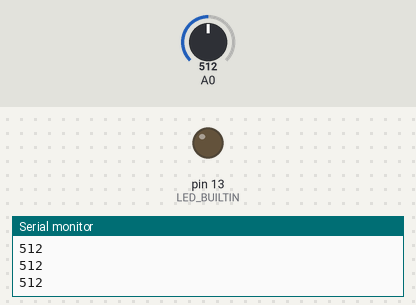
A sketch run on a simulated Arduino Uno, built with avr-gcc and run on an emulated ATmega328P. Parts: output pins drawn as LEDs (lit = HIGH), the last lines printed to the serial monitor. The test bench sets the inputs (shaded band); at power-on: A0 = 512.

Above: at 1.2 s.
1.3 s: A0 set to 808
2.8 s: A0 set to 835
At 4.0 s:
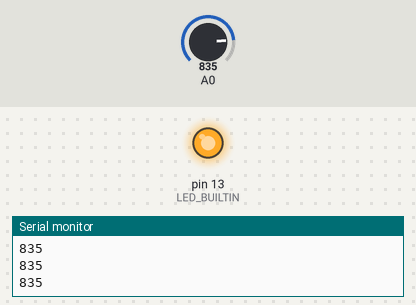
4.3 s: A0 set to 809
At 5.3 s:
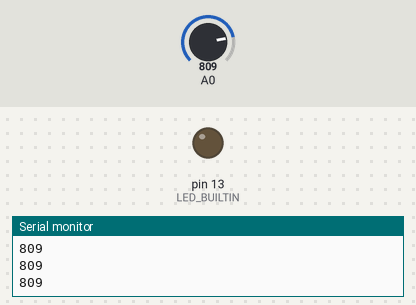
5.8 s: A0 set to 829
At 6.5 s:
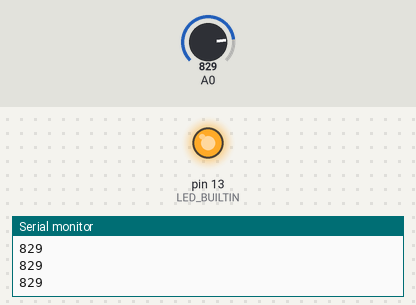
Timing chart, 0 to 8.3 s (numbered marks = the images above; inputs shaded):
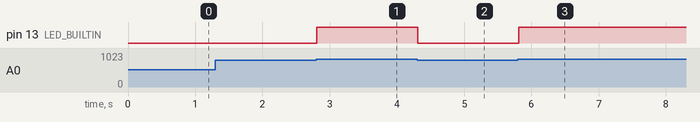

The sketch:

Ejercicio4.ino
```cpp
//Ejercicio 4

void setup() {
  // initialize serial communication at 9600 bits per second:
  Serial.begin(9600);
  pinMode(LED_BUILTIN, OUTPUT);
}


void loop() {
  // read the input on analog pin 0:
  int sensorValue = analogRead(A0);
  // print out the value you read:
  Serial.println(sensorValue);
  delay(1);        // delay in between reads for stability
  if(sensorValue>819){
    digitalWrite(LED_BUILTIN, HIGH);
  }
  else{
    digitalWrite(LED_BUILTIN, LOW);
  }
}
```

Measured:
- the behaviour switches between 819 and 820 on A0 (found by bisection; images 0 and 1)
- after the input at 2.8 s, pin 13 (LED_BUILTIN): LOW → HIGH at once
- after the input at 4.3 s, pin 13 (LED_BUILTIN): HIGH → LOW at once
- after the input at 5.8 s, pin 13 (LED_BUILTIN): LOW → HIGH at once
